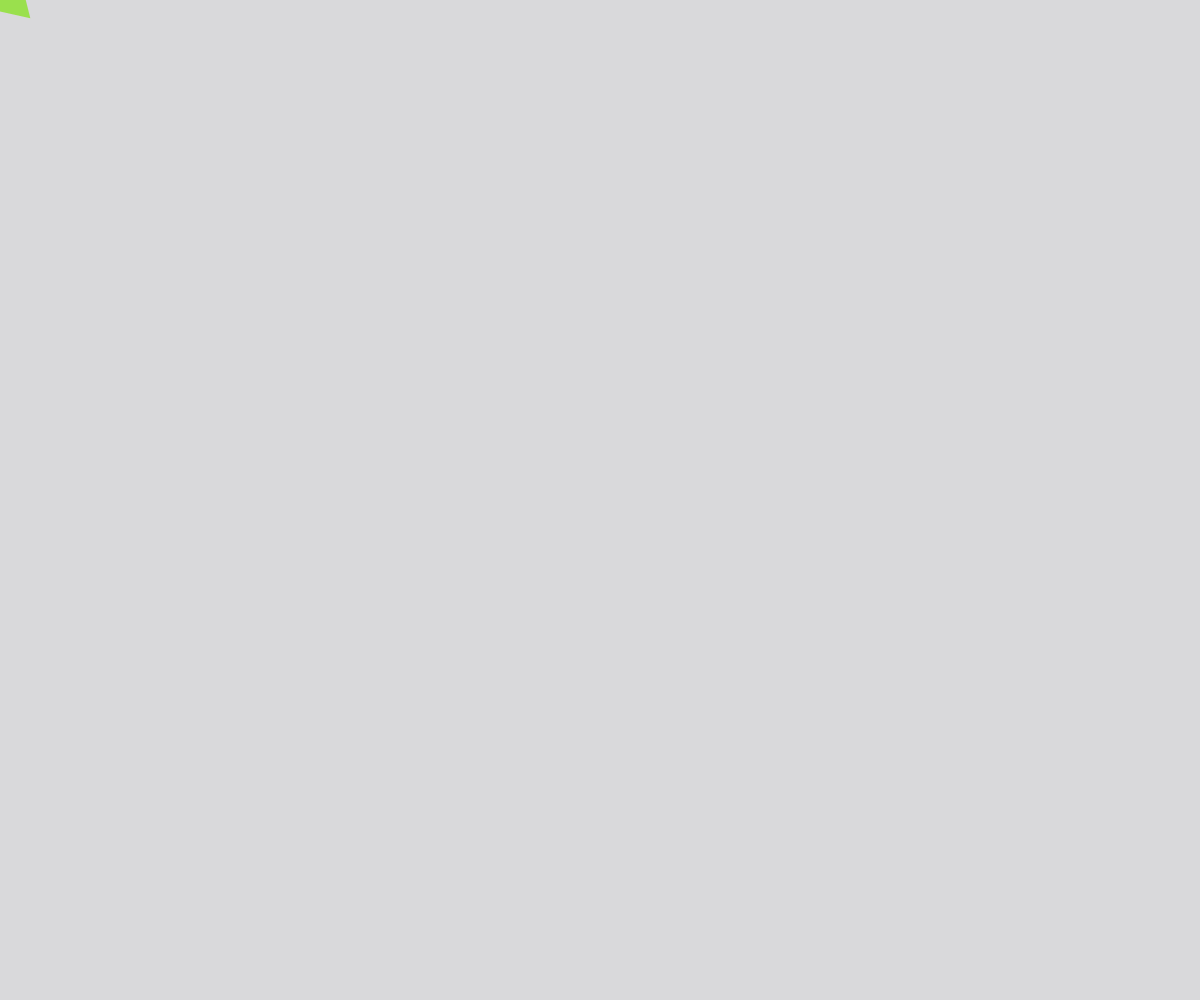
Frame 1 (no input)
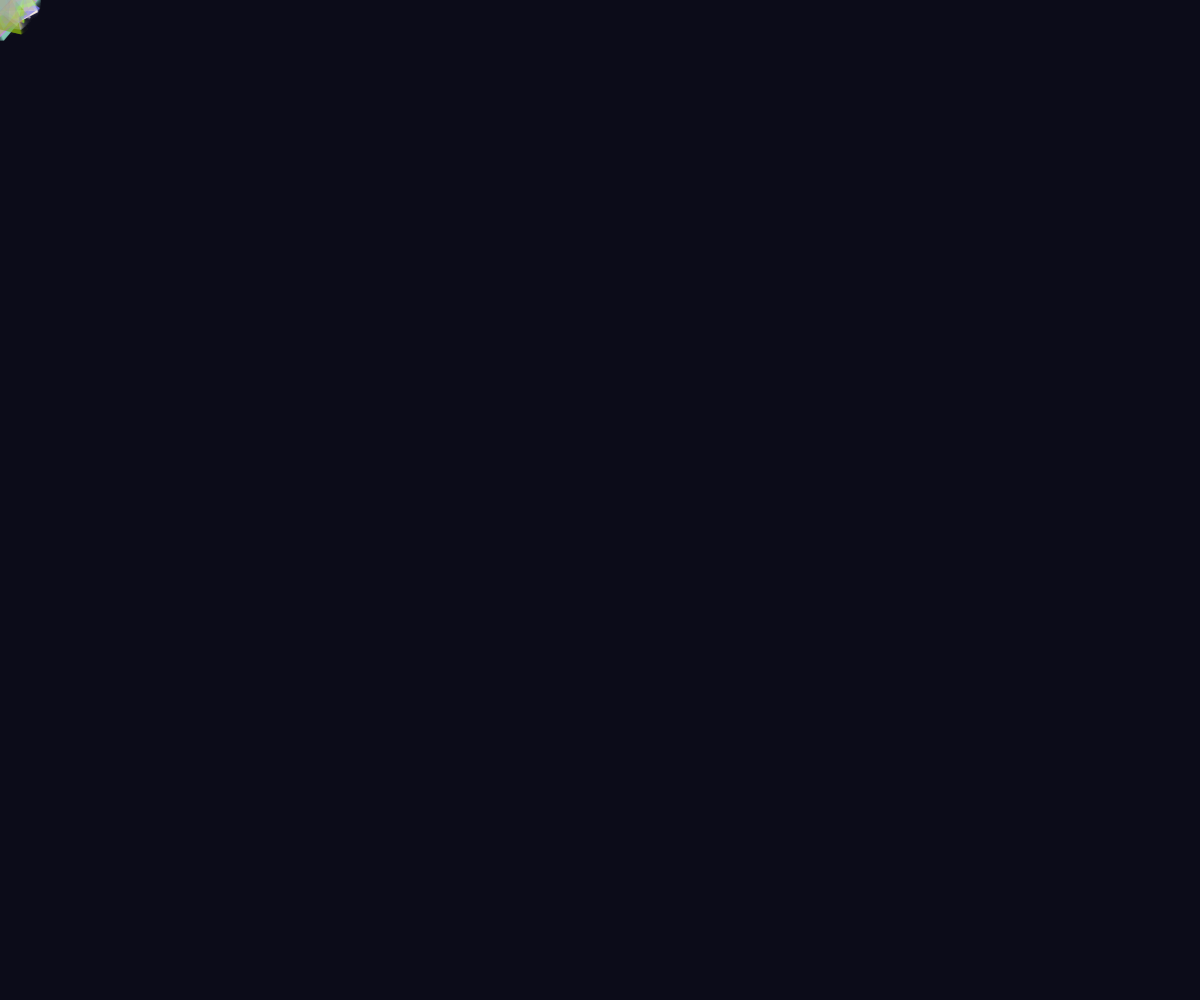
Frame 60 (no input)
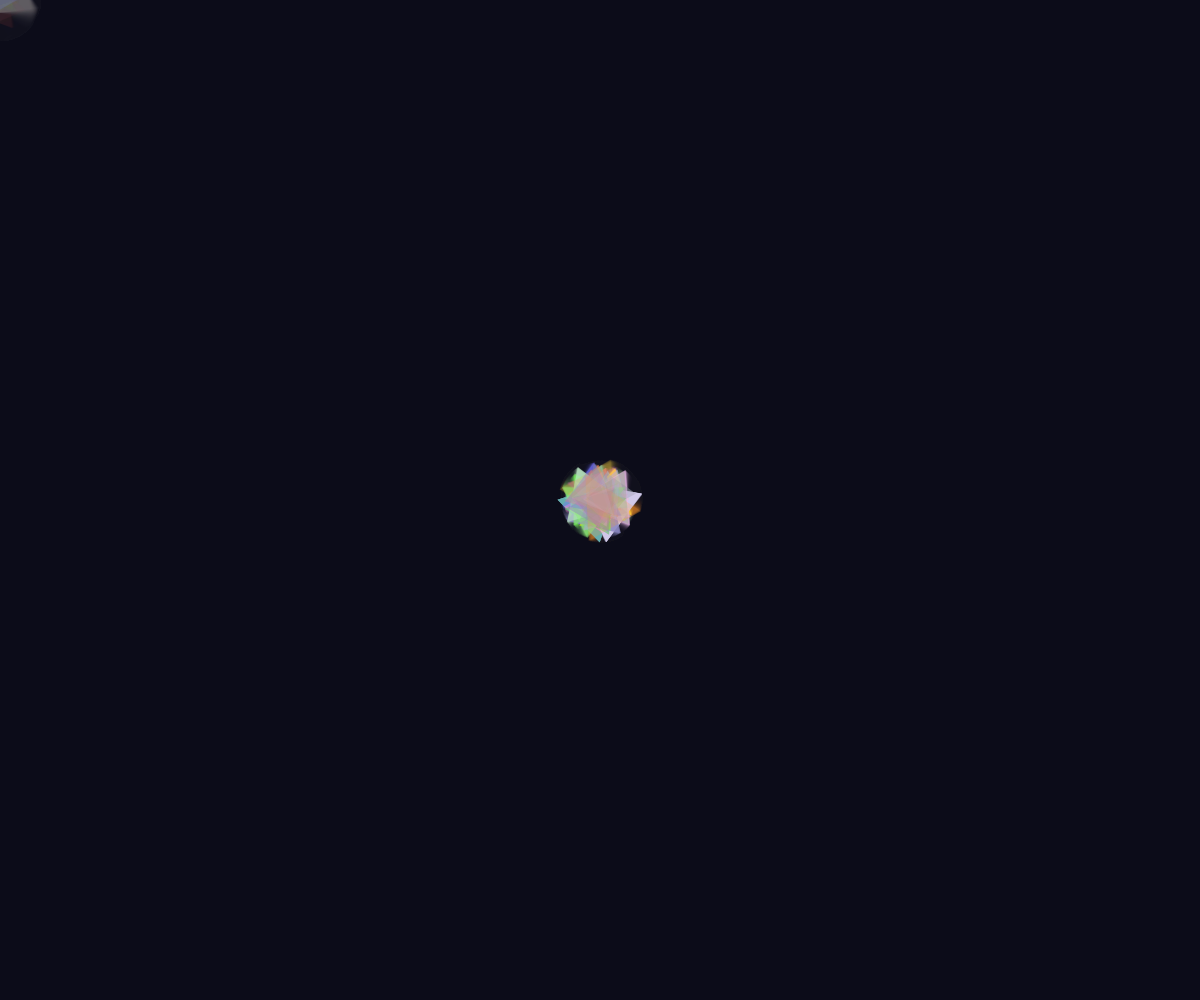
Frame 120 (the mouse pressed at the canvas centre since frame 60)

The p5.js sketch that drew these frames (run headless with seeded random() and noise() and a simulated clock; from frame 60 on, the mouse is pressed at the canvas centre):

// p5.js sketch
// ── sketch.js
// Sketch Name: Interactive Mouse Trails
// This sketch creates a unique mouse trail using triangle-shaped particles that rotate and fade out

let particles = [];

function setup() {
  createCanvas(windowWidth, windowHeight);
  angleMode(DEGREES);
  noCursor(); // Hide default cursor for a clean look
}

function draw() {
  background(15, 15, 30, 40); // Dark bluish fading background

  // Add new particle at mouse location
  particles.push(new TriangleParticle(mouseX, mouseY));

  // Loop through particles in reverse
  for (let i = particles.length - 1; i >= 0; i--) {
    particles[i].update();
    particles[i].show();
    
    if (particles[i].isFinished()) {
      particles.splice(i, 1);
    }
  }
}

// TriangleParticle class
class TriangleParticle {
  constructor(x, y) {
    this.x = x;
    this.y = y;
    this.angle = random(360);
    this.rotationSpeed = random(-2, 2);
    this.size = random(10, 30);
    this.alpha = 255;
    this.color = color(random(100, 255), random(100, 255), random(255), this.alpha);
  }

  update() {
    this.angle += this.rotationSpeed;
    this.alpha -= 4;
  }

  isFinished() {
    return this.alpha < 0;
  }

  show() {
    push();
    translate(this.x, this.y);
    rotate(this.angle);
    noStroke();
    fill(red(this.color), green(this.color), blue(this.color), this.alpha);
    triangle(-this.size, this.size, 0, -this.size, this.size, this.size);
    pop();
  }
}
